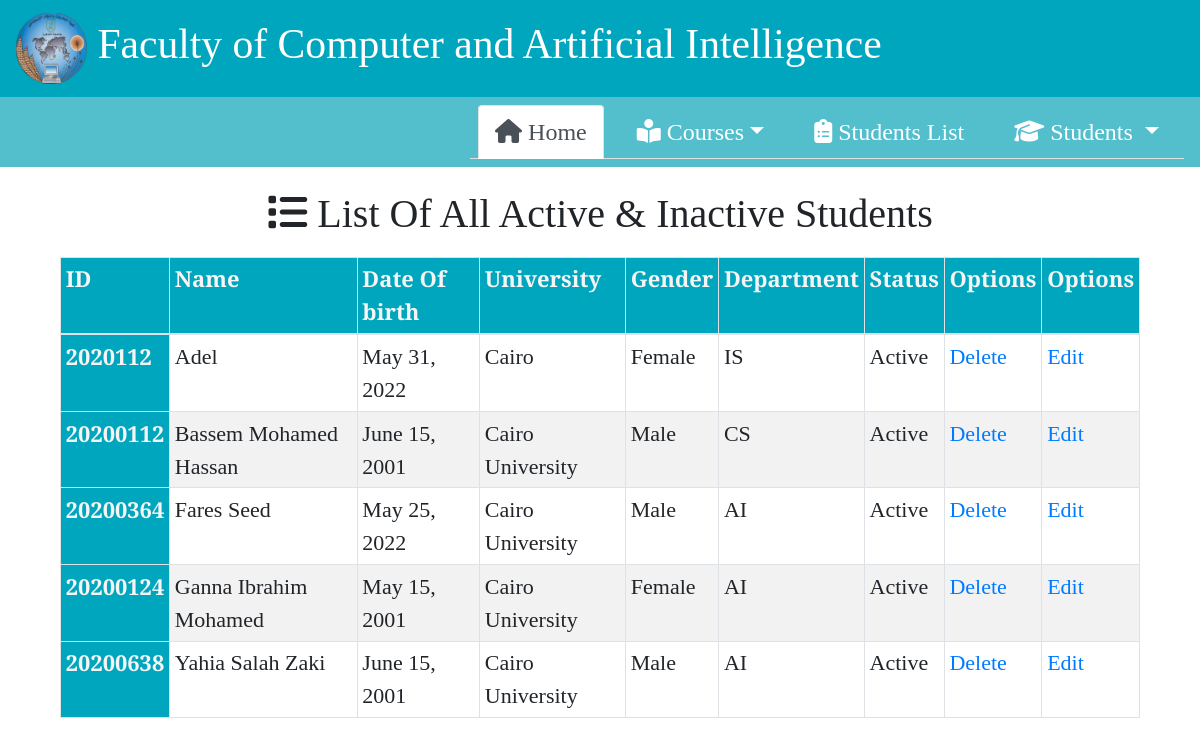
The app's page /studentlist with its own data.
### website/models.py (models this page shows, shortened)
class Student(models.Model):
    studentName = models.CharField(max_length=150, blank=True)
    studentID = models.CharField(max_length=150, verbose_name='ID', blank=True)
    dateOfBirth = models.DateField()
    university = models.CharField(max_length=50, null=False, blank=True)
    gender = models.CharField(max_length=50, null=False, blank=True)
    studentDepartment = models.CharField(max_length=50, null=False, blank=True)
    status = models.BooleanField(default = False)
    course1 = models.CharField(max_length=150, blank=True)
    course2 = models.CharField(max_length=150, blank=True)
    course3 = models.CharField(max_length=150, blank=True)
    class Meta:
        ordering = ['studentName']

### website/views.py (the view)
# urls.py: path('studentlist', views.liststudents, name='liststudent'),
def liststudents(request):
    students = Student.objects.all().values()
    template = loader.get_template('pages/active-inactive students.html')
    context = {
        'students': students,
    }
    return HttpResponse(template.render(context, request))

### templates/pages/active-inactive students.html (shortened to what this page needs)
{% extends 'base.html' %}
{% block content %}
  <div class="student-table">
    <h1> <i class="fa-solid fa-list"></i> List Of All Active & Inactive Students</h1>
    <table class="table table-hover table-sm table-bordered">
        <tr>
          <th scope="col">ID</th>
          <th scope="col">Name</th>
          <th scope="col">Date Of birth</th>
          <th scope="col">University</th>
          <th scope="col">Gender</th>
          <th scope="col">Department</th>
          <th scope="col">Status</th>
          <th scope="col">Options</th>
          <th scope="col">Options</th>
        </tr>
      <tbody>
        {% for x in students %}
        <tr>
          <th scope="row">{{x.studentID}}</th>
          <td>{{x.studentName}}</td>
          <td>{{x.dateOfBirth}}</td>
          <td>{{x.university}}</td>
          <td>{{x.gender}}</td>
          <td>{{x.studentDepartment}}</td>
          {% if x.status == True %}
          <td>Active</td>
          {% elif x.status == 0 %}
          <td>InActive</td>
          {% endif %}
          <td><a href="delete/{{ x.id }}" onclick="testConfirmDialog() " >Delete</a>
          <td><a href="update/{{ x.id }}">Edit</a></td>
        </tr>
        {% endfor %}
      </tbody>
    </table>
  </div>
{% endblock content %}

### templates/base.html (shortened to what this page needs)
{% load static %}
<!DOCTYPE html>
<html>
<head>
  <link rel="stylesheet" href="https://cdn.jsdelivr.net/npm/bootstrap@4.0.0/dist/css/bootstrap.min.css">
  <link rel="stylesheet" href="{% static 'css/styles.css'%}">
</head>
<body>
  <nav class="navbar navbar-dark" style="background-color: #00a6bd ; ">
    <a class="navbar-brand" href="#">
      <img src="{% static 'Img/fcai.png'%}" width="71" height="71" class="d-inline-block align-top" alt="">
      Faculty of Computer and Artificial Intelligence
    </a>
  </nav>
  <nav class="navbar navbar-expand-lg navbar-dark" style="background-color: #53bfcd ; ">
    <div class="collapse navbar-collapse" id="navbarNavDropdown">
        <ul class="nav nav-tabs ml-auto">
            <li class="nav-item">
              <a class="nav-link active" href="{% url 'homepage'%}"> <i class="fa-solid fa-home" ></i> Home</a>
            </li>
            <li class="nav-item dropdown">
              <a class="nav-link dropdown-toggle" data-toggle="dropdown" href="#" role="button" aria-haspopup="true" aria-expanded="false"><i class="fa-solid fa-book-open-reader"></i> Courses</a>
            </li>
            <li class="nav-item">
              <a class="nav-link" href="{% url 'liststudent'%}"><i class="fa-solid fa-clipboard-list" ></i> Students List</a>
            </li>
            <li class="nav-item dropdown">
                <a class="nav-link dropdown-toggle" href="#" id="navbarDropdownMenuLink" data-toggle="dropdown" aria-haspopup="true" aria-expanded="false">
                    <i class="fa-solid fa-graduation-cap" ></i> Students
                  </a>
            </li>
          </ul>
    </div>
</nav>
    {% block content %}
    {% endblock content %}
</body>
</html>

### project/static/css/styles.css (style rules this page uses)
body { background-color: white; font-family: 'Bree Serif'; }
h1 { text-align: justify; font-size: 2.5rem; padding: 1% 2%; text-align: center; }
.navbar-brand { font-size: 2.6rem; font-weight: 200; }
.nav-item { padding: 0 8px; font-size: 1.5rem; }
.nav-link { font-size: 1.5rem; color: white; }
.student-table { padding: 1% 5% 1% 5%; }
table { border-collapse: collapse; width: 100%; }
th, td { text-align: left; padding: 8px; font-size: 22px; }
tr:nth-child(even) { background-color: #f2f2f2 }
th { background-color: #00a6bd; color: whitesmoke; }

### records on screen
Student: studentID "2020112", studentName "Adel", dateOfBirth "May 31, 2022", university "Cairo", gender "Female", studentDepartment "IS", status "Active"
Student: studentID "20200112", studentName "Bassem Mohamed Hassan", dateOfBirth "June 15, 2001", university "Cairo University", gender "Male", studentDepartment "CS", status "Active"
Student: studentID "20200364", studentName "Fares Seed", dateOfBirth "May 25, 2022", university "Cairo University", gender "Male", studentDepartment "AI", status "Active"
Student: studentID "20200124", studentName "Ganna Ibrahim Mohamed", dateOfBirth "May 15, 2001", university "Cairo University", gender "Female", studentDepartment "AI", status "Active"
Student: studentID "20200638", studentName "Yahia Salah Zaki", dateOfBirth "June 15, 2001", university "Cairo University", gender "Male", studentDepartment "AI", status "Active"
